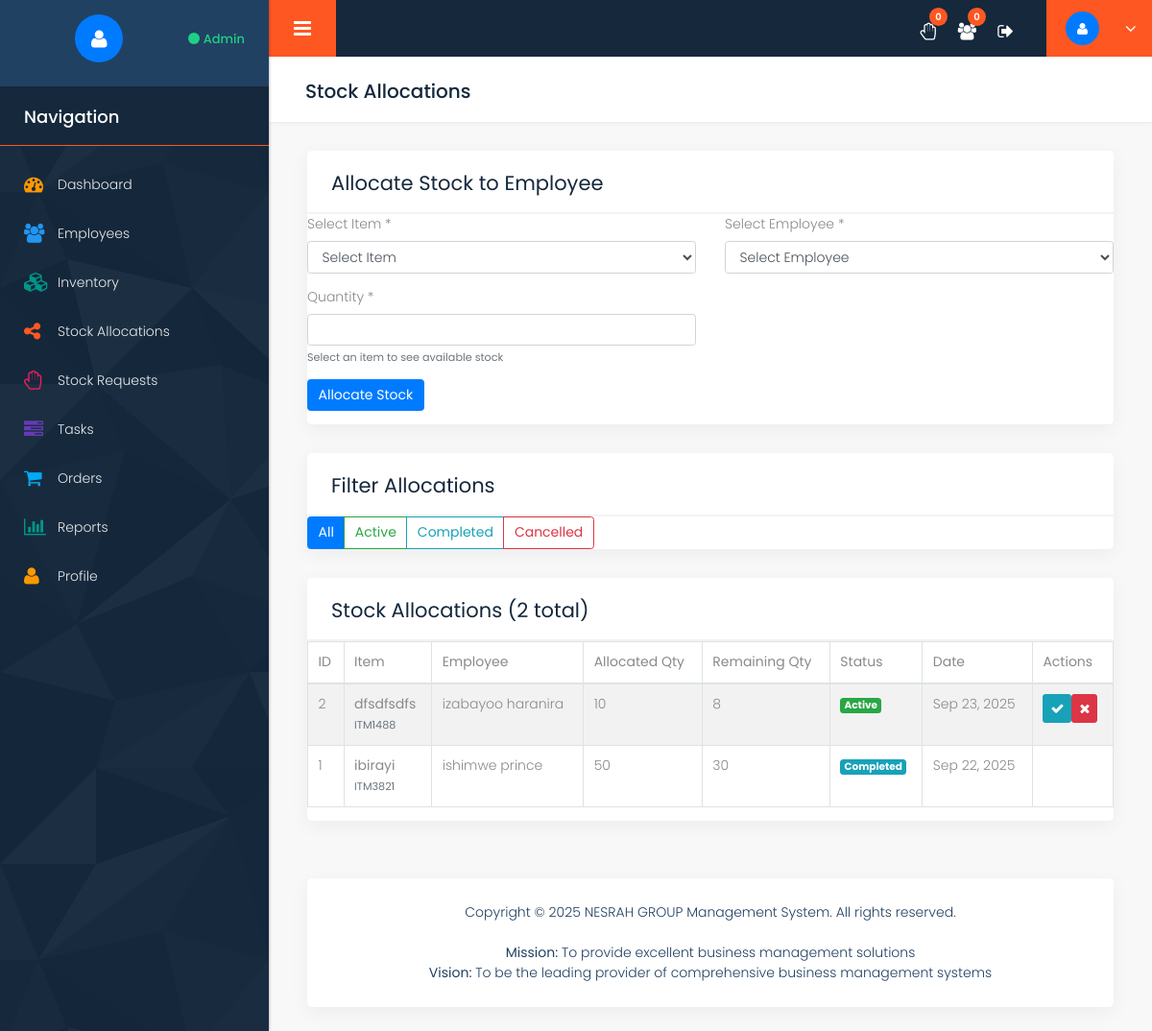
/stock_allocations.php (signed in), run on an earlier commit of the app's database.
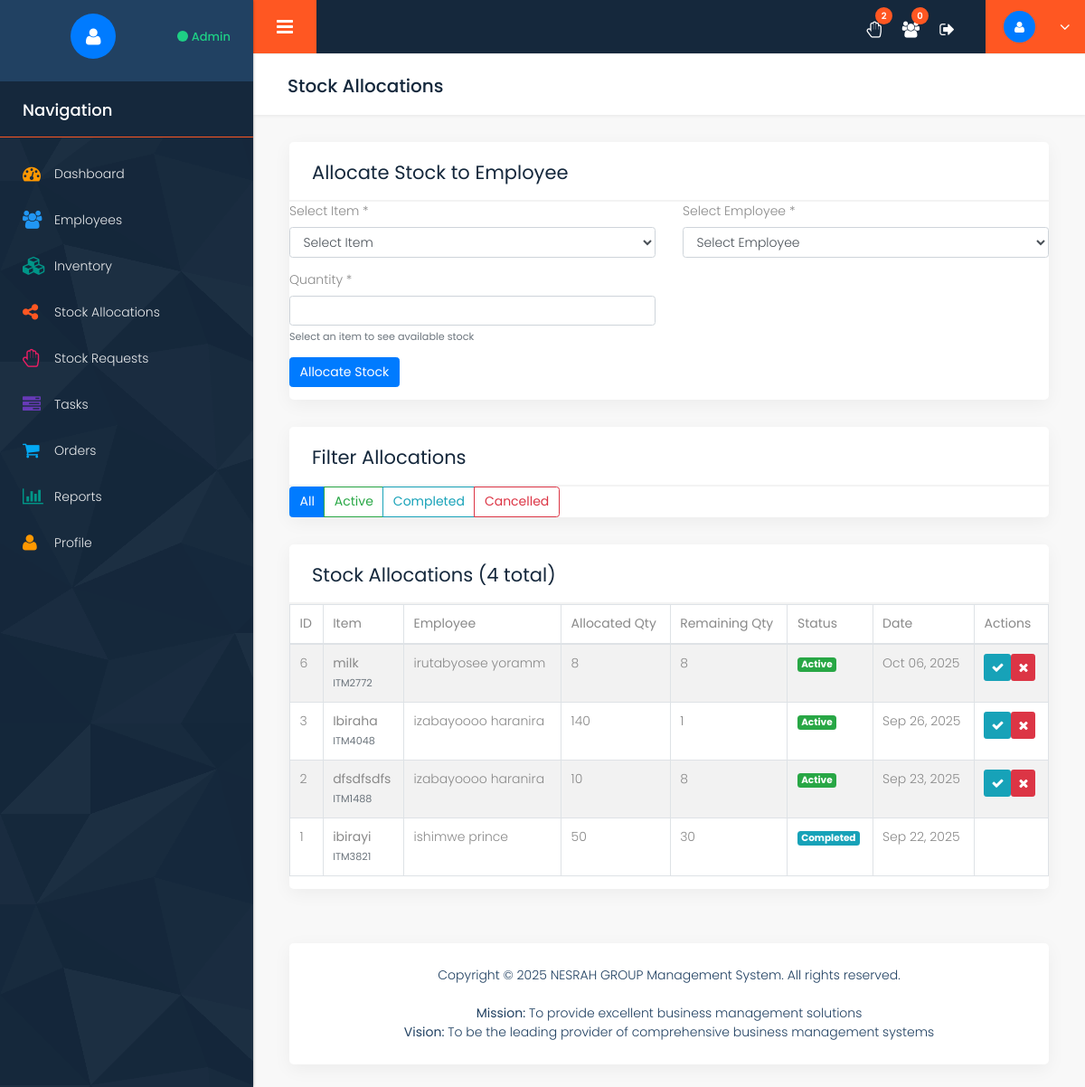
And on a later commit of the database.
### tables this page shows
CREATE TABLE `stock_allocations` (
  `id` int(11) NOT NULL,
  `item_id` int(11) NOT NULL,
  `user_id` int(11) NOT NULL,
  `allocated_quantity` int(11) NOT NULL,
  `remaining_quantity` int(11) NOT NULL,
  `status` enum('active','completed','cancelled') DEFAULT 'active',
  `allocated_by` int(11) NOT NULL,
  `allocated_at` timestamp NOT NULL DEFAULT current_timestamp(),
  `completed_at` timestamp NULL DEFAULT NULL
);

CREATE TABLE `inventory` (
  `id` int(11) NOT NULL,
  `item_code` varchar(50) NOT NULL,
  `item_name` varchar(100) NOT NULL,
  `description` text DEFAULT NULL,
  `category` varchar(50) DEFAULT NULL,
  `unit_price` decimal(10,2) NOT NULL,
  `current_stock` int(11) DEFAULT 0,
  `reorder_level` int(11) DEFAULT 10,
  `created_at` timestamp NOT NULL DEFAULT current_timestamp(),
  `updated_at` timestamp NOT NULL DEFAULT current_timestamp() ON UPDATE current_timestamp()
);

CREATE TABLE `users` (
  `id` int(11) NOT NULL,
  `username` varchar(50) NOT NULL,
  `email` varchar(100) NOT NULL,
  `password` varchar(255) NOT NULL,
  `plain_password` varchar(255) DEFAULT NULL,
  `first_name` varchar(50) NOT NULL,
  `last_name` varchar(50) NOT NULL,
  `phone` varchar(20) DEFAULT NULL,
  `address` text DEFAULT NULL,
  `role` enum('admin','employee') DEFAULT 'employee',
  `status` enum('pending','active','inactive') DEFAULT 'pending',
  `created_at` timestamp NOT NULL DEFAULT current_timestamp(),
  `updated_at` timestamp NOT NULL DEFAULT current_timestamp() ON UPDATE current_timestamp()
);

### config/config.php (called while the page is built, shortened)
<?php
function formatDate($date) {
    return date('M d, Y', strtotime($date));
}
?>

### stock_allocations.php (the view, shortened to what the rows shown need)
<?php
require_once __DIR__ . '/includes/header.php';
$where_clause = "WHERE 1=1";
$query = "SELECT sa.*, i.item_name, i.item_code, u.first_name, u.last_name
          FROM stock_allocations sa
          JOIN inventory i ON sa.item_id = i.id
          JOIN users u ON sa.user_id = u.id
          $where_clause ORDER BY sa.allocated_at DESC";
$stmt = $db->prepare($query);
$stmt->execute();
$allocations = $stmt->fetchAll();
?>
<div class="row column_title">
    <div class="col-md-12">
        <div class="page_title">
            <h2>Stock Allocations</h2>
        </div>
    </div>
</div>
<div class="row">
    <div class="col-md-12">
        <div class="white_shd full margin_bottom_30">
            <div class="full graph_head">
                <div class="heading1 margin_0">
                    <h2>Allocate Stock to Employee</h2>
                </div>
            </div>
        </div>
    </div>
</div>
<div class="row">
    <div class="col-md-12">
        <div class="white_shd full margin_bottom_30">
            <div class="full graph_head">
                <div class="heading1 margin_0">
                    <h2>Filter Allocations</h2>
                </div>
            </div>
        </div>
    </div>
</div>
<div class="row">
    <div class="col-md-12">
        <div class="white_shd full margin_bottom_30">
            <div class="full graph_head">
                <div class="heading1 margin_0">
                    <h2>Stock Allocations (<?php echo count($allocations); ?> total)</h2>
                </div>
            </div>
            <div class="full graph_revenue">
                <div class="row">
                    <div class="col-md-12">
                        <div class="table-responsive">
                            <table class="table table-striped table-bordered">
                                <thead>
                                    <tr>
                                        <th>ID</th>
                                        <th>Item</th>
                                        <th>Employee</th>
                                        <th>Allocated Qty</th>
                                        <th>Remaining Qty</th>
                                        <th>Status</th>
                                        <th>Date</th>
                                        <th>Actions</th>
                                    </tr>
                                </thead>
                                <tbody>
                                    <?php if (count($allocations) > 0): ?>
                                        <?php foreach ($allocations as $allocation): ?>
                                            <tr>
                                                <td><?php echo $allocation['id']; ?></td>
                                                <td>
                                                    <strong><?php echo $allocation['item_name']; ?></strong>
                                                    <br><small class="text-muted"><?php echo $allocation['item_code']; ?></small>
                                                </td>
                                                <td><?php echo $allocation['first_name'] . ' ' . $allocation['last_name']; ?></td>
                                                <td><?php echo $allocation['allocated_quantity']; ?></td>
                                                <td>
                                                    <span class="<?php echo $allocation['remaining_quantity'] == 0 ? 'text-success font-weight-bold' : ''; ?>">
                                                        <?php echo $allocation['remaining_quantity']; ?>
                                                    </span>
                                                </td>
                                                <td>
                                                    <span class="badge badge-<?php
                                                        echo $allocation['status'] === 'active' ? 'success' :
                                                            ($allocation['status'] === 'completed' ? 'info' : 'danger');
                                                    ?>">
                                                        <?php echo ucfirst($allocation['status']); ?>
                                                    </span>
                                                </td>
                                                <td><?php echo formatDate($allocation['allocated_at']); ?></td>
                                                <td>
                                                    <div class="btn-group" role="group">
                                                        <?php if ($allocation['status'] === 'active'): ?>
                                                            <form method="POST" style="display: inline;">
                                                                <button type="submit" class="btn btn-info btn-sm" title="Mark as Completed" onclick="return confirm('Mark this allocation as completed?')">
                                                                    <i class="fa fa-check"></i>
                                                                </button>
                                                            </form>
                                                            <form method="POST" style="display: inline;">
                                                                <button type="submit" class="btn btn-danger btn-sm" title="Cancel Allocation" onclick="return confirm('Cancel this allocation?')">
                                                                    <i class="fa fa-times"></i>
                                                                </button>
                                                            </form>
                                                        <?php endif; ?>
                                                    </div>
                                                </td>
                                            </tr>
                                        <?php endforeach; ?>
                                    <?php else: ?>
                                        <tr>
                                            <td colspan="8" class="text-center">No allocations found</td>
                                        </tr>
                                    <?php endif; ?>
                                </tbody>
                            </table>
                        </div>
                    </div>
                </div>
            </div>
        </div>
    </div>
</div>
<?php require_once __DIR__ . '/includes/footer.php'; ?>

What changed in the data, as far as the page shows it:
added stock_allocations: id "6", item.item_name "milk", item.item_code "ITM2772", user.first_name "irutabyosee", user.last_name "yoramm", allocated_quantity "8", remaining_quantity "8", status "Active", allocated_at "Oct 06, 2025"
added stock_allocations: id "3", item.item_name "Ibiraha", item.item_code "ITM4048", user.first_name "izabayoooo", user.last_name "haranira", allocated_quantity "140", remaining_quantity "1", status "Active", allocated_at "Sep 26, 2025"
changed through a linked row, stock_allocations "Sep 23, 2025": user.first_name "izabayoo" → "izabayoooo"
Also different on the page:
$stats['pending_requests']: "0" → "2"
count($allocations): "2" → "4"
